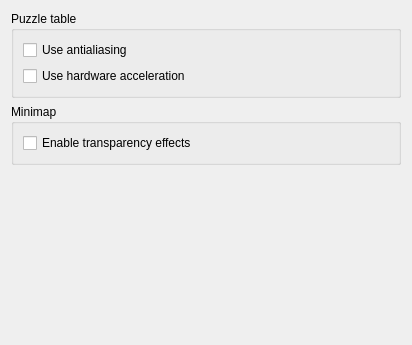
<ui version="4.0" >
 <class>AppearanceSettingsWidget</class>
 <widget class="QWidget" name="AppearanceSettingsWidget" >
  <property name="geometry" >
   <rect>
    <x>0</x>
    <y>0</y>
    <width>412</width>
    <height>345</height>
   </rect>
  </property>
  <layout class="QVBoxLayout" name="mainLayout" >
   <item>
    <widget class="QGroupBox" name="tableBox" >
     <property name="title" >
      <string>Puzzle table</string>
     </property>
     <layout class="QVBoxLayout" name="graphicsLayout" >
      <item>
       <widget class="QCheckBox" name="checkAntialiasing" >
        <property name="text" >
         <string>Use antialiasing</string>
        </property>
       </widget>
      </item>
      <item>
       <widget class="QCheckBox" name="checkHardwareAccel" >
        <property name="text" >
         <string>Use hardware acceleration</string>
        </property>
       </widget>
      </item>
     </layout>
    </widget>
   </item>
   <item>
    <widget class="QGroupBox" name="minimapBox" >
     <property name="title" >
      <string>Minimap</string>
     </property>
     <layout class="QVBoxLayout" name="graphicsLayout" >
      <item>
       <widget class="QCheckBox" name="checkMinimapQuality" >
        <property name="text" >
         <string>Enable transparency effects</string>
        </property>
       </widget>
      </item>
     </layout>
    </widget>
   </item>
   <item>
    <spacer name="verticalSpacer" >
     <property name="orientation" >
      <enum>Qt::Vertical</enum>
     </property>
     <property name="sizeHint" stdset="0" >
      <size>
       <width>20</width>
       <height>40</height>
      </size>
     </property>
    </spacer>
   </item>
  </layout>
 </widget>
</ui>
